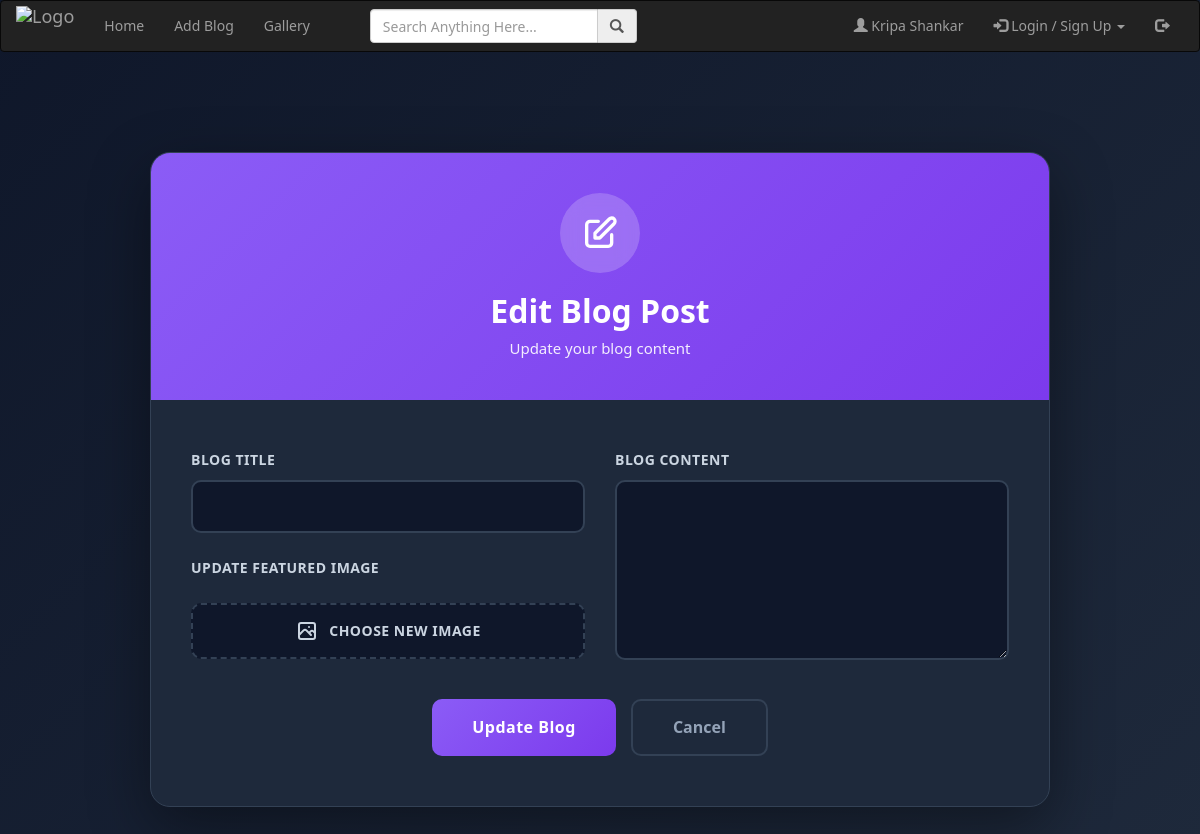
Page /edit/20/ (signed in) on the earlier database version.
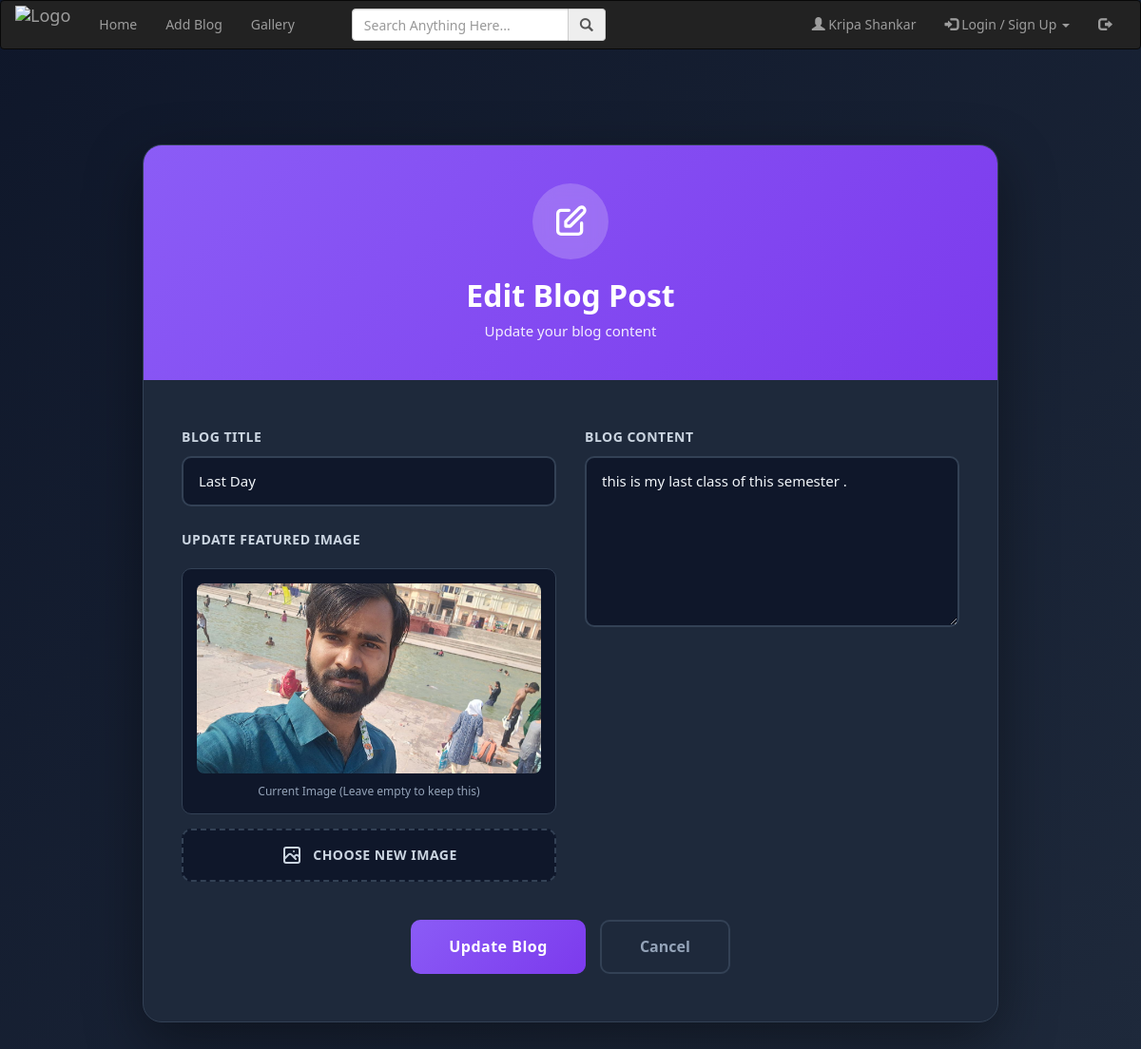
Same page on the later database version.
### accounts/models.py (models this page shows, shortened)
class Blog(models.Model):
    user =  models.ForeignKey(User, on_delete=models.CASCADE)
    name = models.CharField(max_length=50,null=False,blank=False)
    messeage = models.TextField(max_length = 100)
    image = models.ImageField(upload_to="image/", height_field=None, width_field=None, max_length=None)

### accounts/views.py (the view, shortened to what this page needs)
# urls.py: path('edit/<int:id>/', views.edit, name="edit"),
@login_required
def edit(request,id):
    blog = Blog.objects.filter(id = id).first()
    return render(request,'edit.html',{"blog":blog})

### accounts/templates/edit.html (shortened to what this page needs)
{% extends 'base.html' %}
{% load static %}
{% block content %}
<div class="edit-wrapper">
    <div class="edit-container">
        <div class="edit-header">
            <div class="edit-icon">
                <svg fill="none" stroke="currentColor" viewBox="0 0 24 24">
                    <path stroke-linecap="round" stroke-linejoin="round" stroke-width="2" d="M11 5H6a2 2 0 00-2 2v11a2 2 0 002 2h11a2 2 0 002-2v-5m-1.414-9.414a2 2 0 112.828 2.828L11.828 15H9v-2.828l8.586-8.586z"/>
                </svg>
            </div>
            <h2>Edit Blog Post</h2>
            <p>Update your blog content</p>
        </div>
        <form class="edit-form" method="post" enctype="multipart/form-data">
            <div class="form-grid">
                <div class="form-section">
                    <div class="form-field">
                        <label for="name">Blog Title</label>
                        <input type="text" name="name" id="name" value="{{blog.name}}" required>
                    </div>
                    <div class="form-field">
                        <label for="image">Update Featured Image</label>
                        {% if blog.image %}
                        <div class="current-image">
                            <img src="{{blog.image.url}}" alt="Current image">
                            <p>Current Image (Leave empty to keep this)</p>
                        </div>
                        {% endif %}
                        <div class="file-upload-wrapper" style="margin-top: 15px;">
                            <label for="image" class="file-upload-label">
                                <svg fill="none" stroke="currentColor" viewBox="0 0 24 24">
                                    <path stroke-linecap="round" stroke-linejoin="round" stroke-width="2" d="M4 16l4.586-4.586a2 2 0 012.828 0L16 16m-2-2l1.586-1.586a2 2 0 012.828 0L20 14m-6-6h.01M6 20h12a2 2 0 002-2V6a2 2 0 00-2-2H6a2 2 0 00-2 2v12a2 2 0 002 2z"/>
                                </svg>
                                Choose New Image
                            </label>
                        </div>
                    </div>
                </div>
                <div class="form-section">
                    <div class="form-field">
                        <label for="message">Blog Content</label>
                        <textarea name="messeage" id="message" required>{{blog.messeage}}</textarea>
                    </div>
                </div>
            </div>
            <div class="submit-section">
                <button type="submit" class="btn-update">Update Blog</button>
                <a href="{% url 'profile' %}" class="btn-cancel">Cancel</a>
            </div>
        </form>
    </div>
</div>
{% endblock content %}

Differences in the rows shown:
added Blog: name "Last Day", image (picture), messeage "this is my last class of this semester ."
Other differences:
text now shown: "Current Image (Leave empty to keep this)"
